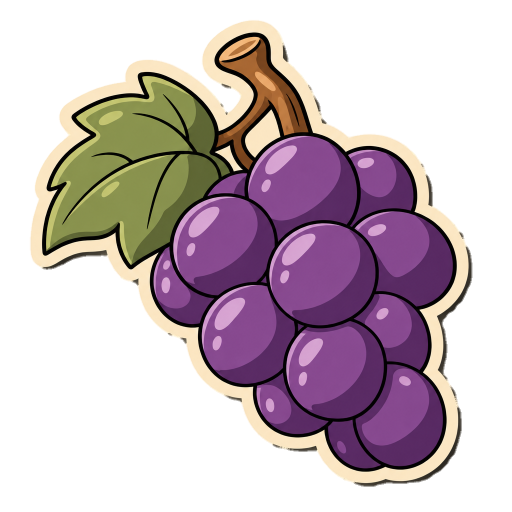
#> input picture art/fall-src/clean/L4.png, 1024 x 1024 px, found by its file name (shown at 1/2 size)
$ python L4.py ../../../art/fall-src/clean/L4.png
#> lines starting #> are read from the running program, lines starting #| are printed output that depends on the picture; after the words box and inside, x2 and y2 are one past the last pixel; in counts of white or black regions, pixels touching at a corner belong together
### tools/fall/cut_parts.py
"""Cut a fall icon into the parts Blender moves (tools/fall/blender/partsanim.py), from its spec
tools/fall/parts/<ID>.py (PLATES, LAYERS - see H1.py).

  python tools/fall/cut_parts.py <ID> plates   # OpenRouter edits of the icon -> art/fall-src/parts/<ID>/plate_<name>.png
  python tools/fall/cut_parts.py <ID> cut      # -> art/blender/parts/<ID>/<layer>.png + parts.json, and a check sheet

How a layer is made:
  art            (cut "poly": the polygon's own shape, for a part whose colour runs on into its neighbour)
                 the icon's own pixels, cut along its own black outlines: every flat-coloured area (the drawing's
                 regions between its ink lines) mostly inside `poly`, the ink lines round them and the sticker border
                 next to them - so a part comes away whole, with its own outline, and no slice of a neighbour
  plate:<a>      plate a, whole (what is left when everything in front of it has moved away)
  diff:<a>-<b>   (keep="warm" or keep=<fn(rgb, sat, value) -> bool>: only that colour, see colour_only)
                 where plate a differs from plate b (the turkey on the platter: body minus platter), and over it the
                 icon's own pixels wherever the icon shows that layer - so at rest it is exactly the icon, and the plate
                 only fills in under the parts that move off it
Plates are lined up on the icon by their silhouettes (cross-correlation), the generator may shift its drawing."""
import importlib.util, json, os, sys
import numpy as np
from PIL import Image, ImageDraw
from scipy import ndimage, signal

HERE = os.path.dirname(os.path.abspath(__file__))
sys.path.insert(0, HERE)
import clean_alpha

ROOT = os.path.dirname(os.path.dirname(HERE))
ICONS = os.path.join(ROOT, "art", "fall-src", "icons")
SRC = os.path.join(ROOT, "art", "fall-src", "parts")
OUT = os.path.join(ROOT, "art", "blender", "parts")
SIDE = 1000


# [18 lines left out: functions spec, plates, not called in this run]


def rgba(path):
#> called with path = 'art/fall-src/icons/L4.png'
    return np.asarray(Image.open(path).convert("RGBA")).astype(np.int16)


# [28 lines left out: functions lined_up, differs, not called in this run]


def WARM(rgb, sat, mx):
    """oranges and browns (a roast): the default colour a "keep" layer holds on to"""
    return (rgb[..., 0] >= rgb[..., 1]) & (rgb[..., 1] >= rgb[..., 2] - .02) & (sat > .4) & (mx > .25)


# [17 lines left out: function colour_only, not called in this run]


def poly_mask(poly):
    im = Image.new("L", (SIDE, SIDE), 0)
    ImageDraw.Draw(im).polygon([tuple(p) for p in poly], fill=255)
    return np.asarray(im) > 0


def art_cut(icon, poly):
    """The drawing's regions mostly inside poly, their ink and the sticker border beside them."""
    a = icon
    on = a[..., 3] > 128
    v = a[..., :3].max(2) / 255
    ink = on & (v < .24)
    regions, n = ndimage.label(on & ~ink)
    inside = poly_mask(poly)
    take = np.zeros(n + 1, bool)
    tot = np.bincount(regions.ravel(), minlength=n + 1)
    ins = np.bincount(regions[inside].ravel(), minlength=n + 1)
    take[1:] = ins[1:] >= .55 * np.maximum(tot[1:], 1)
    m = take[regions]
    near = ndimage.binary_dilation(m, iterations=7) & ndimage.binary_dilation(inside, iterations=10)
    m |= near & ink
    cream = on & ~ink & (a[..., 0] > 215) & (a[..., 1] > 200) & (a[..., 2] > 160)
    m |= ndimage.binary_dilation(m, iterations=16) & cream & ~take[regions] & ndimage.binary_dilation(inside, iterations=14)
    return ndimage.binary_fill_holes(m)


# [72 lines left out: functions cut, sheet, not called in this run]


# [3 lines that do not run on import are left out]

### tools/fall/parts/L4.py
"""L4 Grapes, cut into parts (tools/fall/cut_parts.py). Icon px of art/fall-src/icons/L4.png.

leaves  the two leaves whole (generator plate "leaves_gen": the leaves with the grapes and stem taken away, the hidden
        parts painted in), with the icon's own leaf laid over wherever the icon shows it; they hang off the stem
bunch   the stem and the back grapes as the icon draws them, the bunch's cream sticker border, and a deep purple shadow
        where the six front grapes sit - so a front grape jiggling off shows the dark between grapes, not a hole. It
        swings from the top of the stem. (The stem is part of it: a plate holding only the grapes lines up off-centre
        in cut_parts, its silhouette fits inside the icon's in many places.)
g_*     the six front grapes, each cut along its own outline, each hanging from its top (pivot) toward the stem

Plates: run `cut_parts.py L4 plates` (generator: plate_leaves_gen.png only), then `python tools/fall/parts/L4.py`
(builds plate_leaves.png and plate_bunch.png from it and the icon), then `cut_parts.py L4 cut`."""
import sys

GEN = {
    "leaves_gen": "Edit the attached picture: remove ALL the purple grapes and the brown stem completely. Keep only the "
                  "two green leaves, and paint the parts of the leaves that were hidden behind the grapes so both leaves "
                  "are whole, with their black outline and veins. The cream sticker border must run round the leaves "
                  "only. Keep the leaves exactly the same: same position, same size, same green colours, highlights and "
                  "outline. Transparent background.",
}
MADE = ["leaves", "bunch"]                                    # built by build_plates() below from the icon + leaves_gen
PLATES = GEN if "plates" in sys.argv else {k: "(built by tools/fall/parts/L4.py)" for k in MADE}


def circle(cx, cy, r, n=28):
    import math
    return [(cx + r * math.cos(6.2832 * k / n), cy + r * math.sin(6.2832 * k / n)) for k in range(n)]


# the grapes: centre and radius (a little inside each grape's outline), icon px
BACK = dict(TR=(765, 350, 60), BL=(452, 355, 45), FL=(352, 565, 52), R=(808, 510, 88), LR=(788, 652, 64),
            BB=(578, 808, 58), BB2=(700, 885, 45))
FRONT = dict(g_top=(603, 358, 98), g_left=(447, 485, 95), g_mid=(643, 543, 98), g_lowl=(493, 662, 90),
             g_lowm=(670, 735, 92), g_lowr=(800, 822, 84))
HANG = dict(g_top=(565, 262), g_left=(490, 392), g_mid=(625, 445), g_lowl=(525, 570), g_lowm=(650, 640),
            g_lowr=(770, 735))                                 # where each hangs from (toward the stem)
STEM = [(400, 40), (560, 40), (640, 250), (600, 275), (530, 300), (505, 345), (470, 320), (420, 300), (415, 245)]

LAYERS = [
    dict(name="leaves", src="plate:leaves", pivot=(445, 285), parent="bunch"),
    dict(name="bunch", src="plate:bunch", pivot=(530, 290), parent="root"),
] + [dict(name=k, src="art", poly=circle(*FRONT[k]), pivot=HANG[k], parent="bunch")
     for k in ("g_top", "g_left", "g_mid", "g_lowl", "g_lowm", "g_lowr")]


def build_plates():
    import os
    import numpy as np
    from PIL import Image
    from scipy import ndimage
    sys.path.insert(0, os.path.dirname(os.path.dirname(os.path.abspath(__file__))))
    import cut_parts as CP
    d = os.path.join(CP.SRC, "L4")
    icon = CP.rgba(os.path.join(CP.ICONS, "L4.png"))
    on = icon[..., 3] > 128
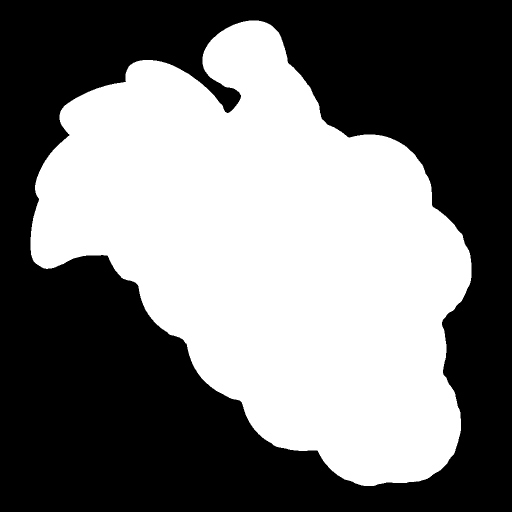
#> on: shape (1024, 1024) bool (shown at 1/2 size); 46.6% white; 1 white region, box (x1, y1, x2, y2) and area: (61, 41, 943, 972) 488426
    rgb = icon[..., :3]
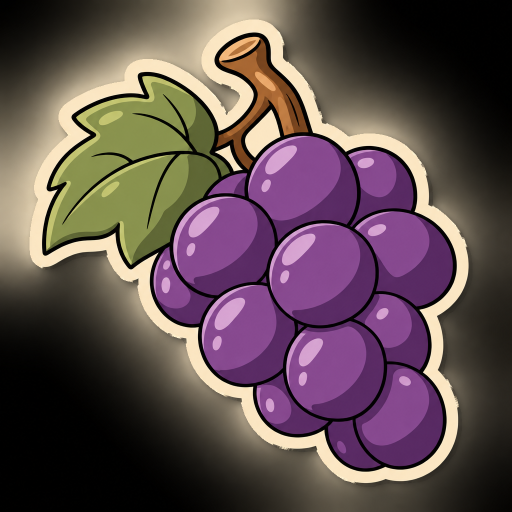
#> rgb: shape (1024, 1024, 3) int16 (shown at 1/2 size); mean R, G, B 94.6, 76.7, 78.5
    v = rgb.max(2) / 255
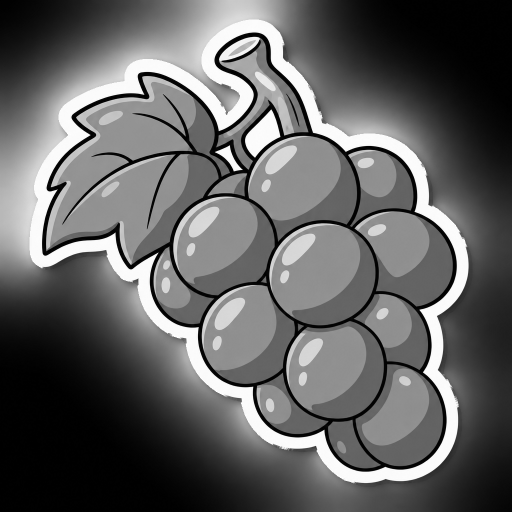
#> v: shape (1024, 1024) float64 (shown at 1/2 size); min 0, max 1, mean 0.381
    ink = on & (v < .24)
#> ink: shape (1024, 1024) bool; 5.3% white; 29 white regions (20 under 20 px), largest, box (x1, y1, x2, y2) and area: (84, 65, 913, 943) 52185, (809, 836, 922, 966) 1137, (874, 514, 943, 644) 1009
    cream = on & ~ink & (rgb[..., 0] > 215) & (rgb[..., 1] > 200) & (rgb[..., 2] > 160)
#> cream: shape (1024, 1024) bool; 7.8% white; 3 white regions, box (x1, y1, x2, y2) and area: (61, 41, 937, 966) 77447, (491, 219, 560, 315) 3416, (431, 291, 485, 342) 853
    sat = (rgb.max(2) - rgb.min(2)) / np.maximum(rgb.max(2), 1)
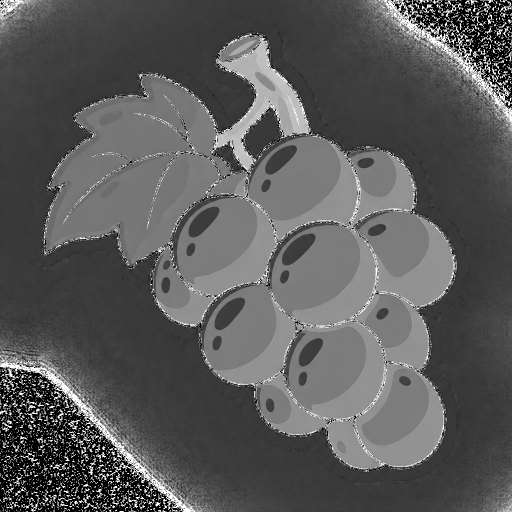
#> sat: shape (1024, 1024) float64 (shown at 1/2 size); min 0, max 1, mean 0.355
    col = on & ~ink & ~cream & (sat > .3)                       # clear colours, not the cream-to-ink blend
#> col: shape (1024, 1024) bool; 30.9% white; 254 white regions (237 under 20 px), largest, box (x1, y1, x2, y2) and area: (92, 152, 460, 530) 77124, (541, 450, 751, 651) 30327, (496, 272, 714, 483) 28202
    purple = col & (rgb[..., 2] > rgb[..., 1] + 25)
#> purple: shape (1024, 1024) bool; 22.1% white; 140 white regions (125 under 20 px), largest, box (x1, y1, x2, y2) and area: (541, 450, 751, 651) 30326, (496, 272, 714, 483) 28201, (574, 642, 768, 837) 27381
    green = col & (rgb[..., 1] > rgb[..., 2] + 25) & (rgb[..., 1] >= rgb[..., 0] - 10)
#> green: shape (1024, 1024) bool; 7.4% white; 3 white regions (2 under 20 px), largest, box (x1, y1, x2, y2) and area: (92, 152, 460, 530) 77121
    brown = col & (rgb[..., 0] > rgb[..., 1] + 20) & (rgb[..., 1] > rgb[..., 2]) & ~purple
#> brown: shape (1024, 1024) bool; 1.5% white; 4 white regions (3 under 20 px), largest, box (x1, y1, x2, y2) and area: (433, 73, 617, 339) 15676
    idx = ndimage.distance_transform_edt(~(purple | green | brown), return_distances=False, return_indices=True)
    near_purple = purple[idx[0], idx[1]]
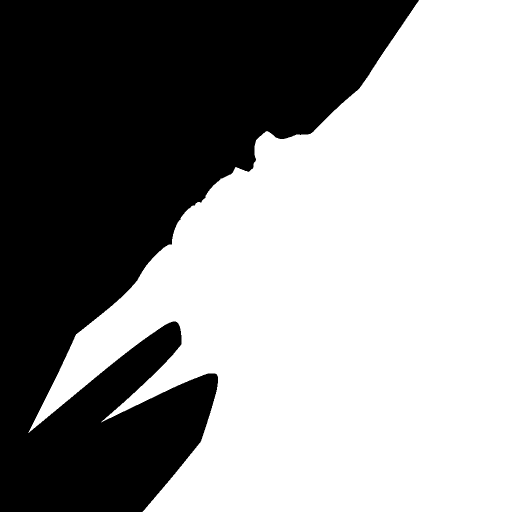
#> near_purple: shape (1024, 1024) bool (shown at 1/2 size); 56.7% white; 1 black region, box (x1, y1, x2, y2) and area: (0, 0, 838, 1024) 453756
    near_green = green[idx[0], idx[1]]
#> near_green: shape (1024, 1024) bool; 31.1% white; 3 white regions, box (x1, y1, x2, y2) and area: (0, 0, 471, 964) 264589, (0, 747, 436, 1024) 60503, (351, 643, 363, 702) 538
    front = np.zeros(on.shape, bool)
    for k, c in FRONT.items():
        front |= CP.art_cut(icon, circle(*c))
#> this loop made 1 pass
#> n in art_cut on pass 1: 24
#> pass 1, in art_cut, `regions, n = ndimage.label(on & ~ink)`:
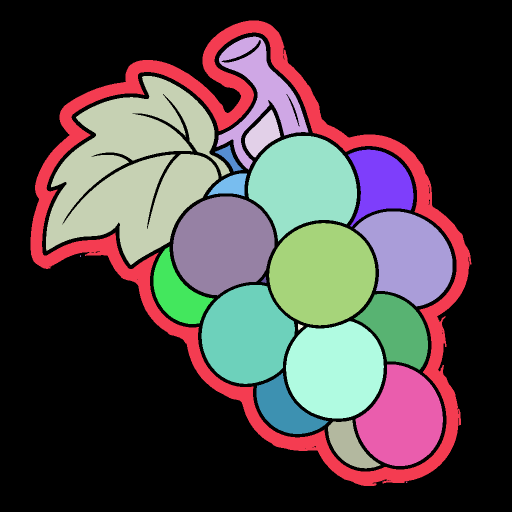
#> regions: shape (1024, 1024) int32 (shown at 1/2 size); 25 distinct labels, from 0 to 24; one colour per label, 0 black
#> pass 1, in art_cut, `inside = poly_mask(poly)`:
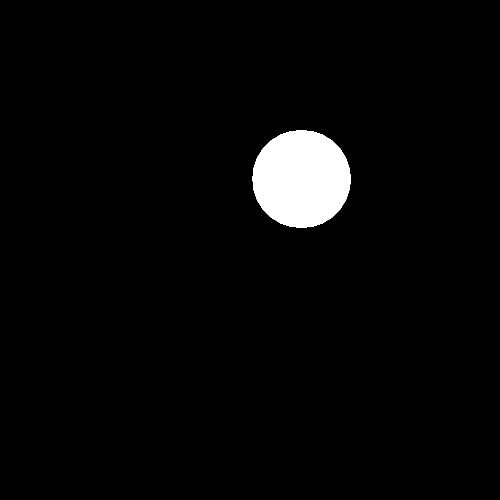
#> inside: shape (1000, 1000) bool (shown at 1/2 size); 3% white; 1 white region, box (x1, y1, x2, y2) and area: (505, 260, 702, 456) 30129
    stem = CP.art_cut(icon, STEM)
    # the bunch: everything whose nearest colour is a grape's, the front grapes' insides a deep shadow
    bunch = (icon[..., 3] > 128) & (near_purple | stem)        # inside the solid icon: lines up at (0, 0)
    px = np.where(bunch[..., None], icon, 0)
    shade = front & ~cream
    px[shade] = (78, 36, 88, 255)
    Image.fromarray(px.clip(0, 255).astype(np.uint8), "RGBA").save(os.path.join(d, "plate_bunch.png"))
    # the leaves: the generator's whole leaves, and the icon's own leaf over them wherever it shows
    gen, sh = CP.lined_up(os.path.join(d, "plate_leaves_gen.png"), icon)
    print("leaves_gen shift", sh)
    grgb = gen[..., :3].astype(np.float32) / 255
    mx, mn = grgb.max(2), grgb.min(2)
    sat = np.where(mx > 0, (mx - mn) / np.maximum(mx, 1e-6), 0)
    pick = lambda c, s, m: (c[..., 1] > c[..., 2] + .08) & (c[..., 1] >= c[..., 0] - .04) & (s > .2) & (m > .25)
    leaf = CP.colour_only(gen, gen[..., 3] > 128, pick)
    gon = gen[..., 3] > 128
    gcream = gon & (gen[..., 0] > 215) & (gen[..., 1] > 200) & (gen[..., 2] > 160)
    keep = leaf | (ndimage.binary_dilation(leaf, iterations=34) & gcream)
    out = np.where(keep[..., None], gen, 0)
    own = (icon[..., 3] > 128) & near_green & ~front & ~stem & ~bunch     # the icon's leaf, its ink and border
    out[own] = icon[own]
    Image.fromarray(out.clip(0, 255).astype(np.uint8), "RGBA").save(os.path.join(d, "plate_leaves.png"))
    print("plates leaves, bunch built")


if __name__ == "__main__":
#> (the run stopped early here; a loop or call above may not have finished)

$ run again, with art/fall-src/clean/L1.png copied over art/fall-src/clean/L4.png
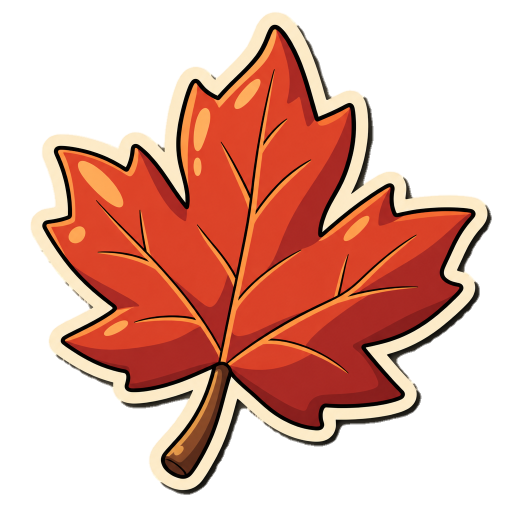
#> input picture art/fall-src/clean/L1.png, 1024 x 1024 px, found by its file name (shown at 1/2 size)
#> in build_plates, `on = icon[..., 3] > 128`:
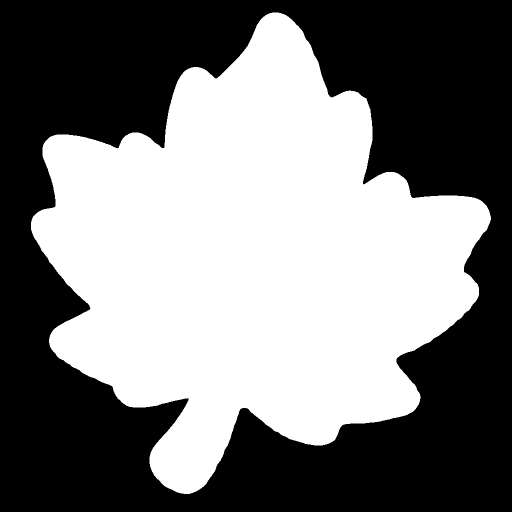
#> on: shape (1024, 1024) bool (shown at 1/2 size); 47.9% white; 1 white region, box (x1, y1, x2, y2) and area: (62, 25, 982, 988) 502253
#> ink: shape (1024, 1024) bool; 5.1% white; 41 white regions (24 under 20 px), largest, box (x1, y1, x2, y2) and area: (85, 50, 951, 957) 38622, (570, 781, 841, 891) 2523, (774, 564, 958, 726) 2473
#> cream: shape (1024, 1024) bool; 8.9% white; 1 white region, box (x1, y1, x2, y2) and area: (62, 25, 974, 980) 93447
#> col: shape (1024, 1024) bool; 33.4% white; 65 white regions (62 under 20 px), largest, box (x1, y1, x2, y2) and area: (93, 58, 943, 853) 340887, (330, 730, 457, 947) 8308, (330, 919, 369, 950) 499
#> purple: shape (1024, 1024) bool; every value is 0
#> green: shape (1024, 1024) bool; 0% white in thin lines or dots, all inside (x1, y1, x2, y2) = (111, 314, 581, 848)
#> brown: shape (1024, 1024) bool; 33.2% white; 21 white regions (18 under 20 px), largest, box (x1, y1, x2, y2) and area: (93, 58, 943, 853) 339711, (330, 730, 457, 947) 8308, (330, 919, 369, 950) 499
#> near_green: shape (1024, 1024) bool; 3.9% white; 3 white regions, box (x1, y1, x2, y2) and area: (0, 707, 167, 1015) 26267, (0, 264, 116, 375) 8614, (530, 843, 592, 1024) 6504
#> the loop in build_plates, `for k, c in FRONT.items():` made 1 pass
#> (n in art_cut, tot in art_cut) on pass 1: (10, [599366, 99406, 340887, 56, 26, 7, 4, 8308, 5, 499, 12])
#> pass 1, in art_cut, `regions, n = ndimage.label(on & ~ink)`:
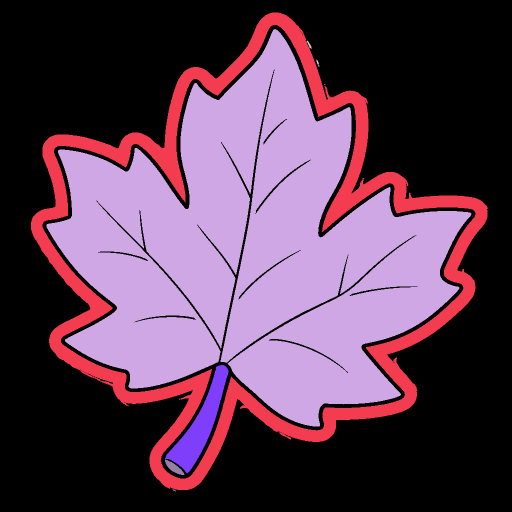
#> regions: shape (1024, 1024) int32 (shown at 1/2 size); 11 distinct labels, from 0 to 10; one colour per label, 0 black

$ run again, with art/fall-src/clean/L10.png copied over art/fall-src/clean/L4.png
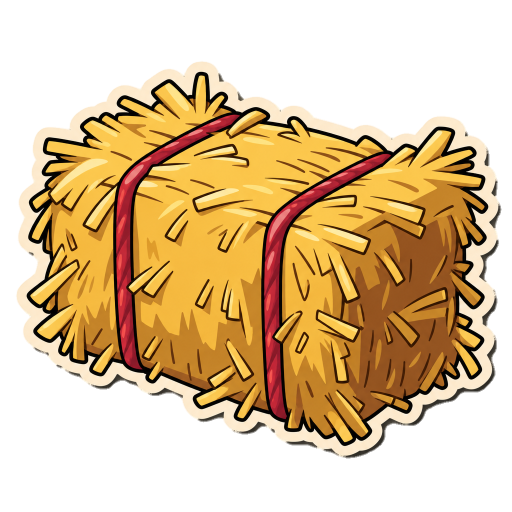
#> input picture art/fall-src/clean/L10.png, 1024 x 1024 px, found by its file name (shown at 1/2 size)
#> in build_plates, `on = icon[..., 3] > 128`:
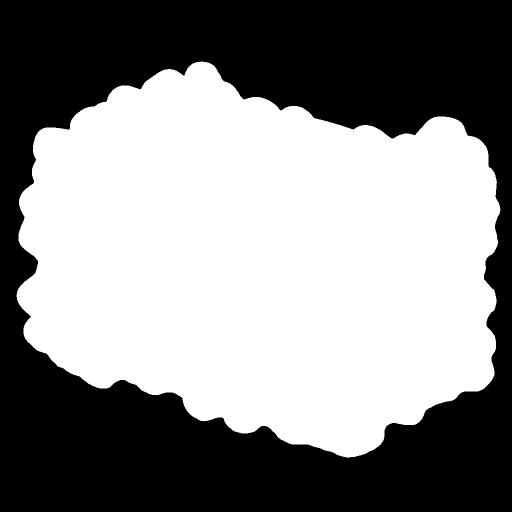
#> on: shape (1024, 1024) bool (shown at 1/2 size); 53.8% white; 1 black region, box (x1, y1, x2, y2) and area: (0, 0, 1024, 1024) 484551
#> ink: shape (1024, 1024) bool; 6.4% white; 333 white regions (253 under 20 px), largest, box (x1, y1, x2, y2) and area: (54, 144, 976, 892) 53342, (818, 775, 932, 850) 904, (694, 837, 784, 915) 741
#> cream: shape (1024, 1024) bool; 7.2% white; 84 white regions (65 under 20 px), largest, box (x1, y1, x2, y2) and area: (33, 123, 998, 913) 72101, (647, 457, 731, 486) 693, (391, 379, 452, 405) 545
#> col: shape (1024, 1024) bool; 39.6% white; 57 white regions (50 under 20 px), largest, box (x1, y1, x2, y2) and area: (549, 260, 969, 885) 164753, (232, 221, 767, 837) 157769, (60, 151, 463, 746) 74080
#> purple: shape (1024, 1024) bool; 0% white in thin lines or dots, all inside (x1, y1, x2, y2) = (234, 332, 584, 450)
#> green: shape (1024, 1024) bool; 0% white in thin lines or dots, all inside (x1, y1, x2, y2) = (118, 240, 853, 748)
#> brown: shape (1024, 1024) bool; 36.6% white; 100 white regions (74 under 20 px), largest, box (x1, y1, x2, y2) and area: (551, 261, 969, 885) 164246, (257, 221, 767, 837) 141366, (61, 151, 463, 746) 73508
#> near_purple: shape (1024, 1024) bool; 0.03% white; 4 white regions, box (x1, y1, x2, y2) and area: (250, 328, 275, 353) 151, (231, 439, 237, 454) 72, (554, 419, 565, 429) 62, (578, 401, 589, 409) 52
#> near_green: shape (1024, 1024) bool; 0.34% white; 33 white regions (23 under 20 px), largest, box (x1, y1, x2, y2) and area: (114, 69, 193, 241) 2460, (826, 257, 855, 287) 237, (456, 234, 475, 251) 179
#> the loop in build_plates, `for k, c in FRONT.items():` made 1 pass
#> n in art_cut on pass 1: 157
#> pass 1, in art_cut, `regions, n = ndimage.label(on & ~ink)`:
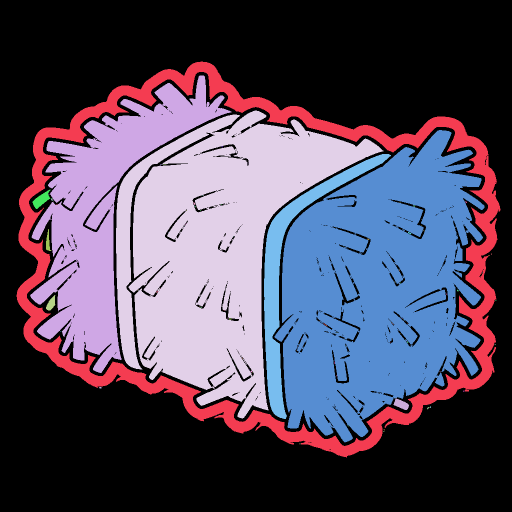
#> regions: shape (1024, 1024) int32 (shown at 1/2 size); 158 distinct labels, from 0 to 157; one colour per label, 0 black
